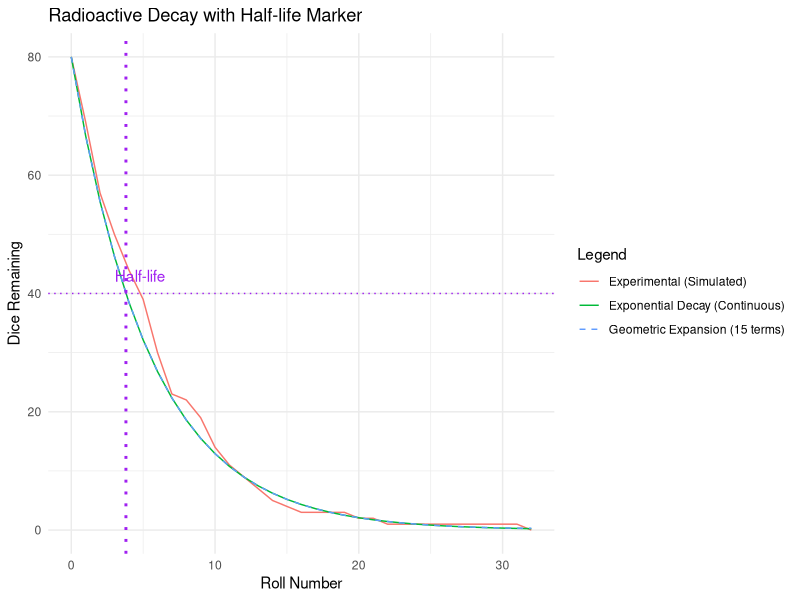

Recreate this plot in R.
## ---- chunk 1
# Required libraries
library(ggplot2)

# Parameters
P0 <- 80
n_rolls <- 50
p <- 1 / 6

# Simulation
pop_avg <- numeric(n_rolls + 1)
set.seed(NULL)

P <- P0
pop_avg[1] <- P0
k <- 1
while (k <= n_rolls && P > 0) {
  r <- rbinom(1, P, p)
  P <- P - r
  pop_avg[k + 1] <- P
  k <- k + 1
}

# Truncate data when population hits zero
final_index <- which(pop_avg == 0)[1]
if (is.na(final_index)) {
  final_index <- length(pop_avg)
}
pop_avg <- pop_avg[1:final_index]
time <- 0:(length(pop_avg) - 1)

# Exponential decay model
lambda <- -log(1 - p)
exp_model <- P0 * exp(-lambda * time)

# Geometric approximation
geometric_expansion <- function(t, p, P0, n_terms = 15) {
  sapply(t, function(tt) {
    sum(sapply(0:(n_terms - 1), function(k) {
      coef <- (-1)^k * choose(tt, k)
      coef * p^k
    })) * P0
  })
}
geom_approx <- geometric_expansion(time, p, P0, n_terms = 15)

# Half-life
t_half <- log(2) / lambda

# Combine data
df <- data.frame(
  Roll = time,
  Experimental = pop_avg,
  Exponential = exp_model,
  Geometric = geom_approx
)

# Plot
ggplot(df, aes(x = Roll)) +
  geom_line(aes(y = Experimental, color = "Experimental (Simulated)")) +
  geom_line(aes(y = Exponential, color = "Exponential Decay (Continuous)")) +
  geom_line(aes(y = Geometric, color = "Geometric Expansion (15 terms)"), linetype = "dashed") +
  geom_vline(xintercept = t_half, linetype = "dotted", color = "purple", linewidth = 1) +
  geom_hline(yintercept = P0 / 2, linetype = "dotted", color = "purple") +
  annotate("text", x = t_half + 1, y = P0 / 2 + 3, label = "Half-life", color = "purple") +
  labs(
    title = "Radioactive Decay with Half-life Marker",
    x = "Roll Number", y = "Dice Remaining",
    color = "Legend"
  ) +
  theme_minimal()


